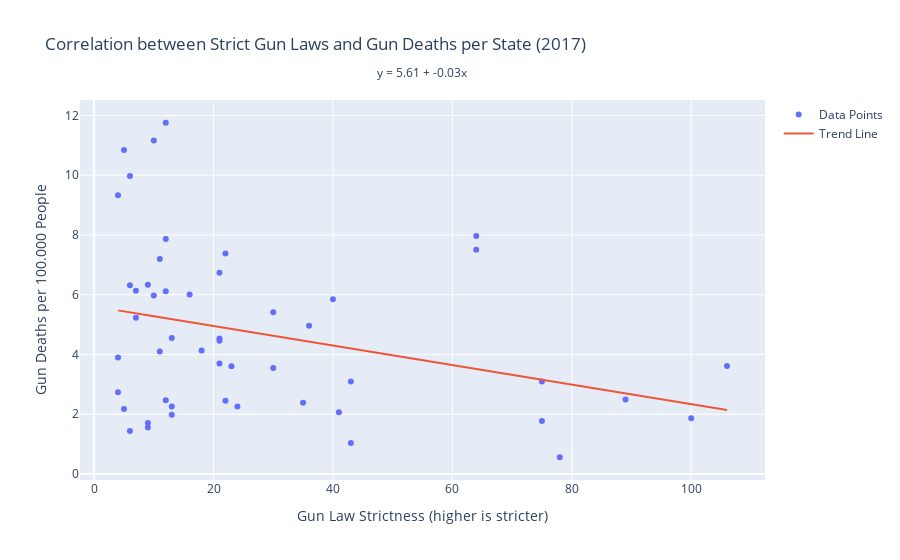

Notebook cell for this chart:
### Markdown cell above
# Why Guns are the main problem in America

To explain the perspective that guns should be banned in America, we have substantiated 3 arguments with 3 visualizations to go with them. While it may not be possible to completely abolish the Second Amendment in the entirety of the United States, the government should nationally enforce heavy restrictions on the Second Amendment.

The first visualization as a line-dot chart supports our argument that having less restrictions and more freedom on rights to own and use a gun indeed leads to more gun violence in states where thus gun usage is more allowed.

### Code cell
import pandas as pd
import plotly.graph_objects as go
import statsmodels.api as sm

# Load the datasets
df_guns = pd.read_csv('gun-violence-data_01-2013_03-2018.csv')
df_laws = pd.read_csv('raw_data.csv')
df_statepop = pd.read_csv('nst-est2019-alldata.csv')

# Map FIPS codes to state names
fips_to_state = {
    1: 'Alabama', 2: 'Alaska', 4: 'Arizona', 5: 'Arkansas', 6: 'California', 8: 'Colorado',
    9: 'Connecticut', 10: 'Delaware', 11: 'District of Columbia', 12: 'Florida', 13: 'Georgia',
    15: 'Hawaii', 16: 'Idaho', 17: 'Illinois', 18: 'Indiana', 19: 'Iowa', 20: 'Kansas',
    21: 'Kentucky', 22: 'Louisiana', 23: 'Maine', 24: 'Maryland', 25: 'Massachusetts',
    26: 'Michigan', 27: 'Minnesota', 28: 'Mississippi', 29: 'Missouri', 30: 'Montana',
    31: 'Nebraska', 32: 'Nevada', 33: 'New Hampshire', 34: 'New Jersey', 35: 'New Mexico',
    36: 'New York', 37: 'North Carolina', 38: 'North Dakota', 39: 'Ohio', 40: 'Oklahoma',
    41: 'Oregon', 42: 'Pennsylvania', 44: 'Rhode Island', 45: 'South Carolina', 46: 'South Dakota',
    47: 'Tennessee', 48: 'Texas', 49: 'Utah', 50: 'Vermont', 51: 'Virginia', 53: 'Washington',
    54: 'West Virginia', 55: 'Wisconsin', 56: 'Wyoming', 72: 'Puerto Rico'
}

# Replace FIPS codes with state names in population dataset
df_statepop['state'] = df_statepop['STATE'].astype(int).map(fips_to_state)

# Filter gun deaths to only include 2017 data
df_guns['date'] = pd.to_datetime(df_guns['date'])
df_guns_2017 = df_guns[df_guns['date'].dt.year == 2017]

# Filter necessary columns
df_guns_2017 = df_guns_2017[['state', 'n_killed']]
df_laws_2017 = df_laws[df_laws['year'] == 2017]
df_statepop = df_statepop[['state', 'POPESTIMATE2017']]

# Ensure state columns are strings for merging
df_guns_2017['state'] = df_guns_2017['state'].astype(str)
df_laws_2017['state'] = df_laws_2017['state'].astype(str)
df_statepop['state'] = df_statepop['state'].astype(str)

# Calculate total gun deaths per state
df_gun_deaths_2017 = df_guns_2017.groupby('state').sum().reset_index()

# Rename columns for consistency
df_statepop = df_statepop.rename(columns={'POPESTIMATE2017': 'population'})

# Merge gun deaths with population data
df_merged_2017 = pd.merge(df_gun_deaths_2017, df_statepop, on='state', how='left')

# Calculate gun deaths per capita
df_merged_2017['deaths_per_capita'] = df_merged_2017['n_killed'] / df_merged_2017['population'] * 100000  # per 100,000 people

# Merge with gun law strictness
df_final_2017 = pd.merge(df_merged_2017, df_laws_2017[['state', 'lawtotal']], on='state', how='left')

# Remove rows with NaNs if any
df_final_2017.dropna(subset=['lawtotal', 'deaths_per_capita'], inplace=True)

# Fit a regression line
X = df_final_2017['lawtotal']
y = df_final_2017['deaths_per_capita']
X = sm.add_constant(X)  # Adds a constant term to the predictor
model = sm.OLS(y, X).fit()
df_final_2017['trend'] = model.predict(X)

# Extract the coefficient and intercept
intercept = model.params['const']
coefficient = model.params['lawtotal']

# Create scatter plot with trend line
fig = go.Figure()

# Scatter plot
fig.add_trace(go.Scatter(
    x=df_final_2017['lawtotal'],
    y=df_final_2017['deaths_per_capita'],
    mode='markers',
    text=df_final_2017['state'],
    name='Data Points'
))

# Trend line
fig.add_trace(go.Scatter(
    x=df_final_2017['lawtotal'],
    y=df_final_2017['trend'],
    mode='lines',
    name='Trend Line'
))

# Add annotation for the coefficient and intercept
annotation_text = f"y = {intercept:.2f} + {coefficient:.2f}x"

fig.add_annotation(
    xref="paper", yref="paper",
    x=0.5, y=1.1,
    text=annotation_text,
    showarrow=False,
    font=dict(size=12)
)

fig.update_layout(
    title='Correlation between Strict Gun Laws and Gun Deaths per State (2017)',
    xaxis_title='Gun Law Strictness (higher is stricter)',
    yaxis_title='Gun Deaths per 100.000 People',
    showlegend=True
)

fig.show()

### Figure 1 — Plotly figure (JSON) as saved in the notebook; plotly's stock layout.template omitted (floating-point values rounded to 4 significant figures)
{"data": [{"mode": "markers", "name": "Data Points", "text": ["Alabama", "Alaska", "Arizona", "Arkansas", "California", "Colorado", "Connecticut", "Delaware", "Florida", "Georgia", "Hawaii", "Idaho", "Illinois", "Indiana", "Iowa", "Kansas", "Kentucky", "Louisiana", "Maine", "Maryland", "Massachusetts", "Michigan", "Minnesota", "Mississippi", "Missouri", "Montana", "Nebraska", "Nevada", "New Hampshire", "New Jersey", "New Mexico", "New York", "North Carolina", "North Dakota", "Ohio", "Oklahoma", "Oregon", "Pennsylvania", "Rhode Island", "South Carolina", "South Dakota", "Tennessee", "Texas", "Utah", "Vermont", "Virginia", "Washington", "West Virginia", "Wisconsin", "Wyoming"], "type": "scatter", "x": [10, 4, 11, 11, 106, 30, 89, 40, 21, 6, 78, 4, 64, 12, 24, 7, 7, 12, 12, 64, 100, 21, 41, 5, 6, 4, 22, 21, 9, 75, 10, 75, 30, 13, 16, 9, 35, 36, 43, 12, 5, 22, 18, 13, 6, 13, 43, 21, 23, 9], "y": [11.16, 9.328, 4.103, 7.197, 3.615, 3.546, 2.491, 5.853, 4.532, 6.321, 0.5616, 2.736, 7.505, 6.113, 2.26, 5.226, 6.132, 11.75, 2.473, 7.968, 1.866, 3.7, 2.066, 10.84, 9.973, 3.896, 2.453, 6.734, 1.705, 3.095, 5.976, 1.771, 5.415, 1.987, 6.004, 6.334, 2.389, 4.966, 1.042, 7.867, 2.177, 7.378, 4.131, 2.257, 1.442, 4.549, 3.098, 4.458, 3.61, 1.555]}, {"mode": "lines", "name": "Trend Line", "type": "scatter", "x": [10, 4, 11, 11, 106, 30, 89, 40, 21, 6, 78, 4, 64, 12, 24, 7, 7, 12, 12, 64, 100, 21, 41, 5, 6, 4, 22, 21, 9, 75, 10, 75, 30, 13, 16, 9, 35, 36, 43, 12, 5, 22, 18, 13, 6, 13, 43, 21, 23, 9], "y": [5.28, 5.476, 5.247, 5.247, 2.14, 4.626, 2.696, 4.299, 4.92, 5.411, 3.056, 5.476, 3.514, 5.214, 4.822, 5.378, 5.378, 5.214, 5.214, 3.514, 2.336, 4.92, 4.266, 5.443, 5.411, 5.476, 4.887, 4.92, 5.313, 3.154, 5.28, 3.154, 4.626, 5.182, 5.084, 5.313, 4.462, 4.43, 4.201, 5.214, 5.443, 4.887, 5.018, 5.182, 5.411, 5.182, 4.201, 4.92, 4.855, 5.313]}], "layout": {"annotations": [{"font": {"size": 12}, "showarrow": false, "text": "y = 5.61 + -0.03x", "x": 0.5, "xref": "paper", "y": 1.1, "yref": "paper"}], "autosize": true, "showlegend": true, "title": {"text": "Correlation between Strict Gun Laws and Gun Deaths per State (2017)"}, "xaxis": {"autorange": true, "range": [-2.065, 112.1], "title": {"text": "Gun Law Strictness (higher is stricter)"}, "type": "linear"}, "yaxis": {"autorange": true, "range": [-0.362, 12.68], "title": {"text": "Gun Deaths per 100.000 People"}, "type": "linear"}}}
